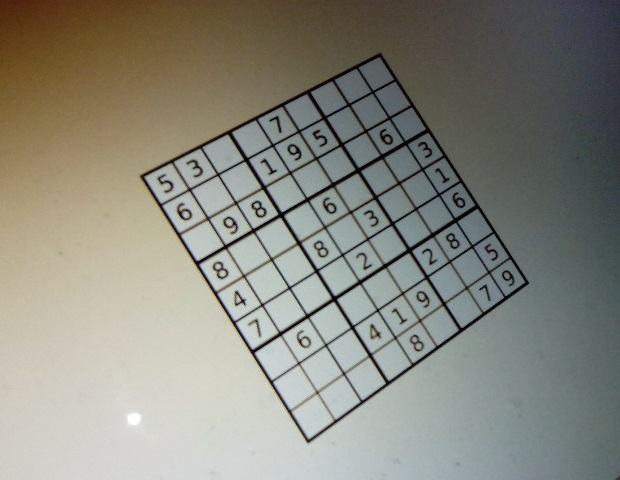
#> input picture pics/test1.jpg, 620 x 480 px, found by its file name
$ jupyter execute --allow-errors filtering.ipynb   (shell and % lines are left out)   (older library calls are emulated)
#> lines starting #> are read from the running program, lines starting #| are printed output that depends on the picture; after the words box and inside, x2 and y2 are one past the last pixel; in counts of white or black regions, pixels touching at a corner belong together
[cell 1]
import numpy as np
import cv2
import matplotlib.pyplot as plt

def gray_to_rgb(binary, mask=[1, 1, 1]):
    apply_mask = np.multiply(np.reshape(np.array(mask), (3, 1, 1)), [binary]*3)
    rgb_img = np.stack(apply_mask, axis=2).astype(np.uint8)
    return rgb_img

[cell 2]
def filter_image(img, show_stages=True):
    DESIRABLE_AREA = 1280 * 720
#     DESIRABLE_AREA = 480 * 360
    current_area = img.shape[0]*img.shape[1]
    ratio =  DESIRABLE_AREA/current_area
#     print(DESIRABLE_AREA, current_area, img.shape, ratio, ratio**0.5)

    img = cv2.resize(img, (0,0), fx=ratio**0.5, fy=ratio**0.5)
    rgb_img = gray_to_rgb(img)
#     current_area = img.shape[0]*img.shape[1]
#     print(DESIRABLE_AREA, current_area, img.shape, DESIRABLE_AREA/current_area)
#     return
    if show_stages:
        print("loaded and resized image")
    if show_stages:
        plt.figure(figsize=(5, 5))
        plt.imshow(img, cmap='gray')
        plt.show()
    if show_stages:
        print("filtering")
    if show_stages:
        print("blur and adaptive threshold")
    kernel = np.ones((7, 7), np.float32)/49
#     curr = cv2.filter2D(img, -1, kernel)
    curr = cv2.bilateralFilter(img,9,75,75)
    if show_stages:
        print("blur1")
        plt.figure(figsize=(10,10))
        plt.imshow(curr, cmap="gray")
        plt.show()

    curr = 255-cv2.adaptiveThreshold(curr, 255, cv2.ADAPTIVE_THRESH_MEAN_C, cv2.THRESH_BINARY, 11,2)
    if show_stages:
        print("thresh")
        plt.figure(figsize=(10,10))
        plt.imshow(curr, cmap="gray")
        plt.show()

    size_th = 0.2*img.shape[0]*img.shape[1]
#     print(size_th)
    curr, contours, hierarchy = cv2.findContours(np.copy(curr),cv2.RETR_EXTERNAL ,cv2.CHAIN_APPROX_NONE)
    sizes = np.array([cv2.contourArea(contour) for contour in contours ])


    biggest_contour = contours[np.argmax(sizes)]

    if show_stages or True:
        print("find contours")
        plt.figure(figsize=(10,10))
        plt.imshow(cv2.drawContours(rgb_img, biggest_contour, -1, (0,255,0), 3))
        plt.show()


# [45 lines of commented-out code are left out]
    return biggest_contour

img = cv2.imread("pics/test1.jpg", cv2.IMREAD_GRAYSCALE )
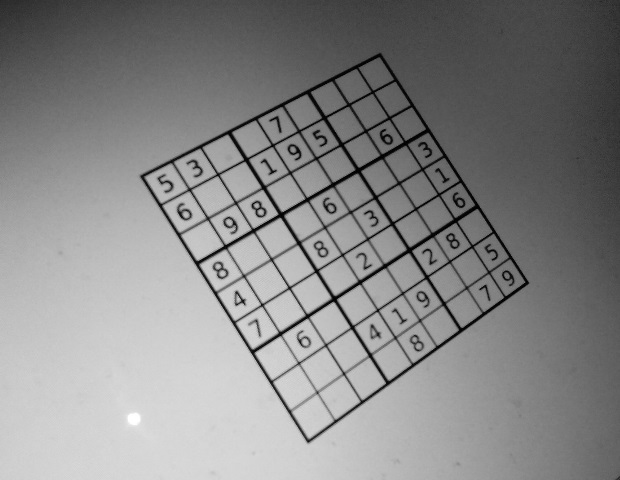
#> img: shape (480, 620); min 0, max 255, mean 134.6
filtered_img = filter_image(img)
#> in filter_image, `curr = cv2.bilateralFilter(img,9,75,75)`:
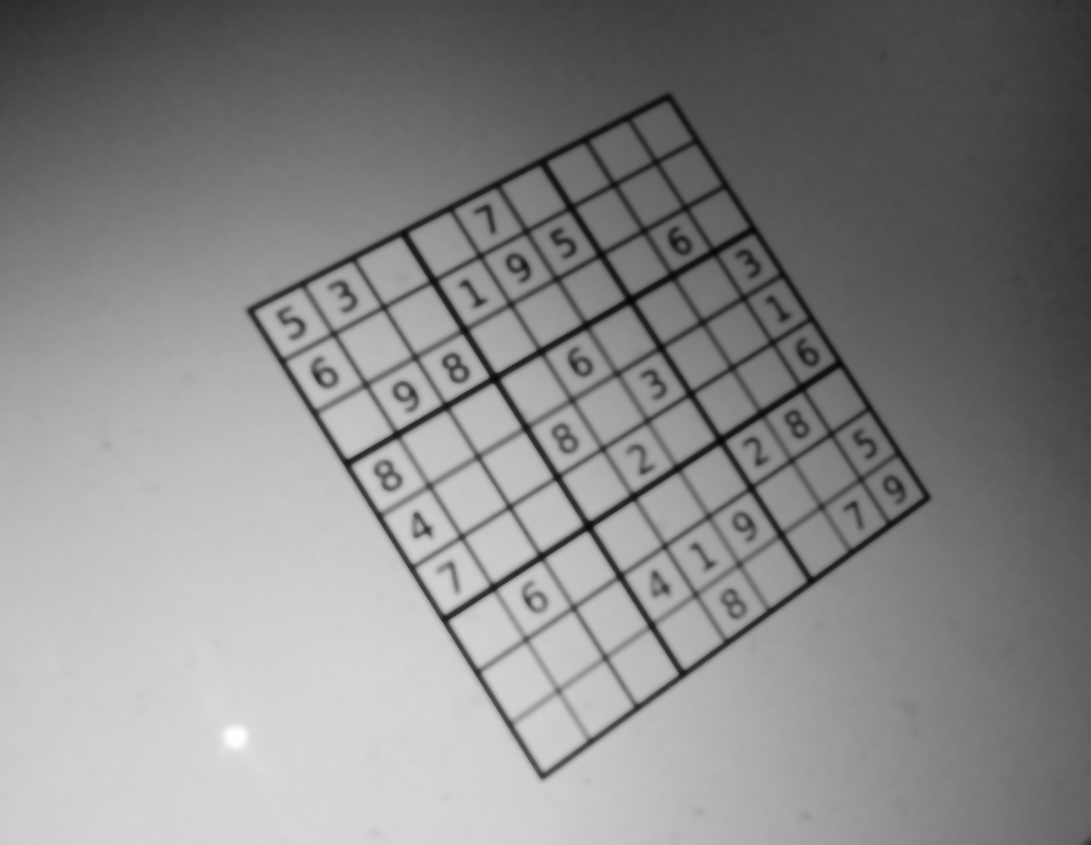
#> curr: shape (845, 1091); min 4, max 255, mean 134.6
#> in filter_image, `curr = 255-cv2.adaptiveThreshold(curr, 255, cv2.ADAPTIVE_THRESH_MEAN_C..`:
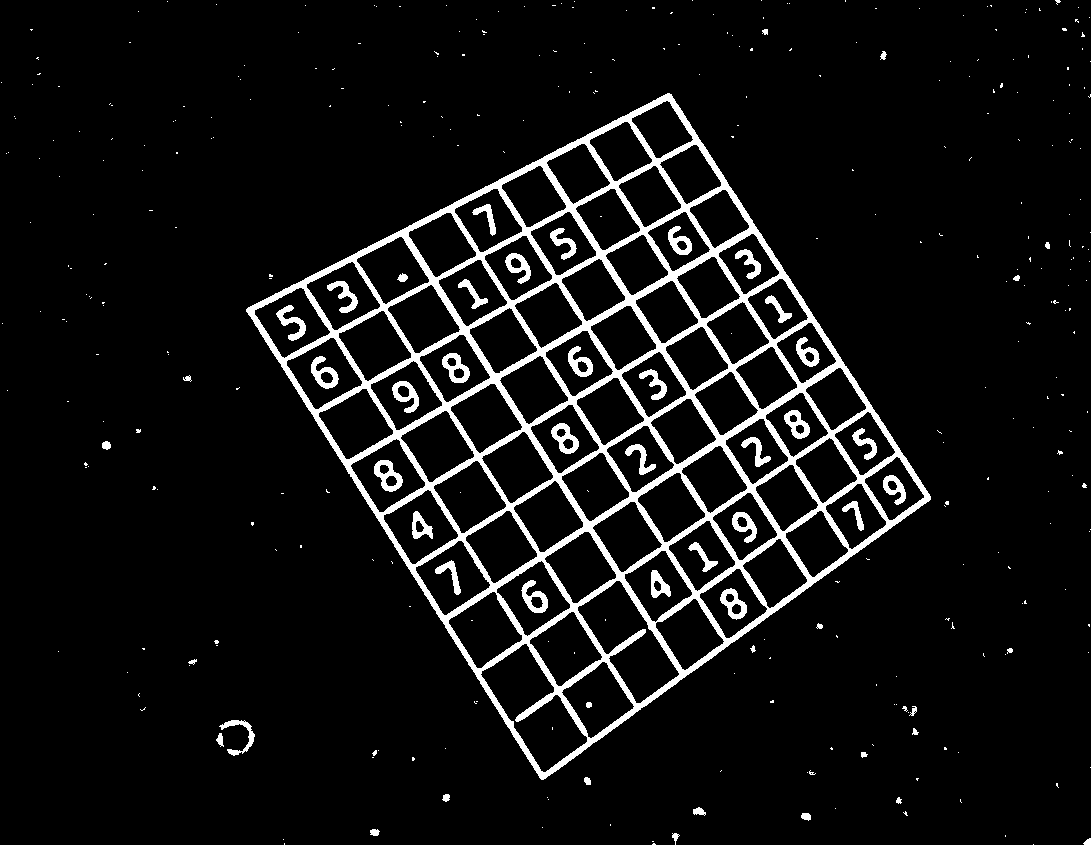
#> curr: shape (845, 1091); 7.2% white; 361 white regions (305 under 20 px)
#> in filter_image, `curr, contours, hierarchy = cv2.findContours(np.copy(curr),cv2.RETR_EX..`: contours = 320 contours, 303 with area under 20; largest, box (x1, y1, x2, y2) and area: (246, 93, 931, 780) 247728, (219, 720, 255, 756) 268, (693, 807, 706, 816) 60, (102, 441, 111, 450) 50, (801, 813, 811, 821) 48
#> in filter_image, `sizes = np.array([cv2.contourArea(contour) for contour in contours ])`: sizes = 320 values, max 247728.5 at index 223, min 0 at index 0, mean 777.7
#> in filter_image, `biggest_contour = contours[np.argmax(sizes)]`: biggest_contour = contour of 1693 points, box (x1, y1, x2, y2) (246, 93, 931, 780), area 247728
#> in filter_image, `plt.imshow(cv2.drawContours(rgb_img, biggest_contour, -1, (0,255,0), 3))`:
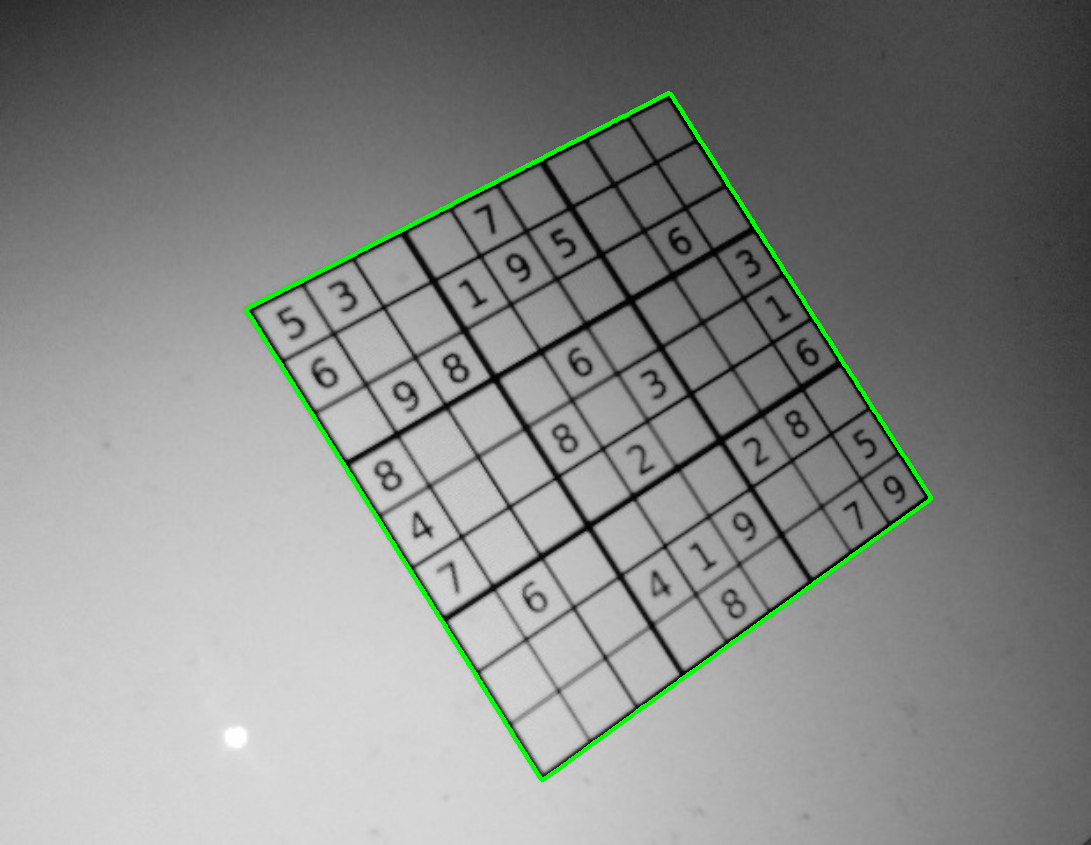
#> rgb_img: shape (845, 1091, 3); mean of channels 0, 1, 2 133.9, 136.2, 133.9; drawn as B, G, R
#> filtered_img has the same summary as biggest_contour in filter_image

[cell 3]
import os
import datetime

#> (the rest of this cell did not finish here and is left out)

#> `res = filter_image(img, show_stages=False)`: res has the same summary as biggest_contour in filter_image
    elapsed = datetime.datetime.now()-start
    print("elapsed time(ms)", elapsed.microseconds/1000)
    plt.figure(figsize=(15,15))
    plt.subplot(1, 2, 1)
    plt.imshow(img, cmap="gray")
    plt.subplot(1, 2, 2)
    plt.imshow(res, cmap="gray")
    plt.show()
